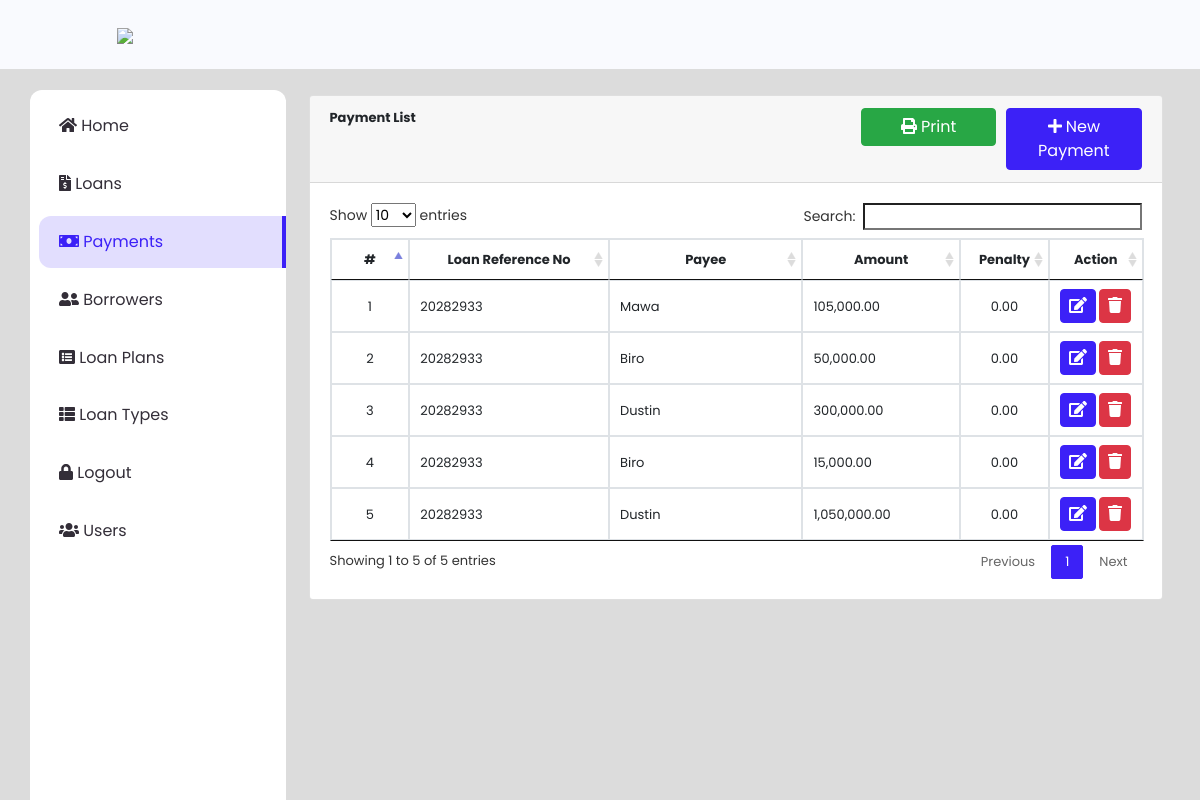
The page /sacco/index.php?page=payments (signed in) on the database its author committed.
### tables this page shows
CREATE TABLE `payments` (
  `id` int(30) NOT NULL,
  `loan_id` int(30) NOT NULL,
  `payee` text NOT NULL,
  `amount` float NOT NULL DEFAULT 0,
  `penalty_amount` float NOT NULL DEFAULT 0,
  `overdue` tinyint(1) NOT NULL DEFAULT 0 COMMENT '0=no , 1 = yes',
  `date_created` datetime NOT NULL DEFAULT current_timestamp()
);

CREATE TABLE `loan_list` (
  `id` int(30) NOT NULL,
  `ref_no` varchar(50) NOT NULL,
  `loan_type_id` int(30) NOT NULL,
  `borrower_id` int(30) NOT NULL,
  `purpose` text NOT NULL,
  `amount` double NOT NULL,
  `plan_id` int(30) NOT NULL,
  `status` tinyint(1) NOT NULL DEFAULT 0 COMMENT '0= request, 1= confrimed,2=released,3=complteted,4=denied\r\n',
  `date_released` datetime NOT NULL,
  `date_created` datetime NOT NULL DEFAULT current_timestamp() ON UPDATE current_timestamp()
);

### sacco/payments.php (the view, shortened to what this page needs)
<?php include 'db_connect.php' ?>
<div class="container-fluid">
	<div class="col-lg-12">
		<div class="card">
			<div class="card-header">
				<large class="card-title">
					<b>Payment List</b>
					<button class="btn btn-primary  col-md-2 float-right" type="button" id="new_payments"><i class="fa fa-plus"></i> New Payment</button>
					<button onclick="printDiv()" class="btn btn-success  col-md-2 float-right" type="button" id="print_payment" style="margin-right: 10px;" ><i class="fa fa-print"></i> Print</button>
				</large>
			</div>
			<div class="card-body" id="loan_listing">
				<table class="table table-bordered" id="loan-list">
					<colgroup>
						<col width="10%">
						<col width="25%">
						<col width="25%">
						<col width="20%">
						<col width="10%">
						<col width="10%">
					</colgroup>
					<thead>
						<tr>
							<th class="text-center">#</th>
							<th class="text-center">Loan Reference No</th>
							<th class="text-center">Payee</th>
							<th class="text-center">Amount</th>
							<th class="text-center">Penalty</th>
							<th class="text-center">Action</th>
						</tr>
					</thead>
					<tbody>
						<?php
							$i=1;
							$qry = $conn->query("SELECT p.*,l.ref_no,concat(b.lastname,', ',b.firstname,' ',b.middlename)as name, b.contact_no, b.address from payments p inner join loan_list l on l.id = p.loan_id inner join borrowers b on b.id = l.borrower_id  order by p.id asc");
							while($row = $qry->fetch_assoc()):
						 ?>
						 <tr>
						 	<td class="text-center"><?php echo $i++ ?></td>
						 	<td>
						 		<?php echo $row['ref_no'] ?>
						 	</td>
						 	<td>
						 		<?php echo $row['payee'] ?>
						 	</td>
						 	<td>
						 		<?php echo number_format($row['amount'],2) ?>
						 	</td>
						 	<td class="text-center">
						 		<?php echo number_format($row['penalty_amount'],2) ?>
						 	</td>
						 	<td class="text-center">
						 			<button class="btn btn-primary edit_payment" type="button" data-id="<?php echo $row['id'] ?>"><i class="fa fa-edit"></i></button>
						 			<button class="btn btn-danger delete_payment" type="button" data-id="<?php echo $row['id'] ?>"><i class="fa fa-trash"></i></button>
						 	</td>
						 </tr>
						<?php endwhile; ?>
					</tbody>
				</table>
			</div>
		</div>
	</div>
</div>

### sacco/assets/css/style.css (style rules this page uses)
body { font-family: "Poppins", sans-serif; color: #444444; width: 100%; height: calc(100%); font-size: .813rem; background-color: #f9fafe; }
.btn-primary { color: #fff; background-color: #3c21f7; border-color: #3c21f7; }
.btn.edit_course, .btn.delete_course, .btn.view_payment, .btn.edit_fees, .btn.delete_fees, .btn.edit_student, .btn.delete_student, .btn.edit_payment, .btn.delete_payment, .btn.delete_loan, .btn.edit_loan, .btn.delete_plan, .btn.edit_plan, .btn.delete_borrower, .btn.edit_borrower, .btn.edit_ltype, .btn.delete_ltype { padding: 4px 8px; }
.table-bordered td, .table-bordered th { white-space: nowrap; }

### sacco/index.php (style rules this page uses)
body { background: #80808045; }

### sacco/payments.php (style rules this page uses)
td { vertical-align: middle !important; }

### rows shown on the page
payments: loan_list.ref_no "20282933", payee "Mawa", amount "105,000.00", penalty_amount "0.00"
payments: loan_list.ref_no "20282933", payee "Biro", amount "50,000.00", penalty_amount "0.00"
payments: loan_list.ref_no "20282933", payee "Dustin", amount "300,000.00", penalty_amount "0.00"
payments: loan_list.ref_no "20282933", payee "Biro", amount "15,000.00", penalty_amount "0.00"
payments: loan_list.ref_no "20282933", payee "Dustin", amount "1,050,000.00", penalty_amount "0.00"
